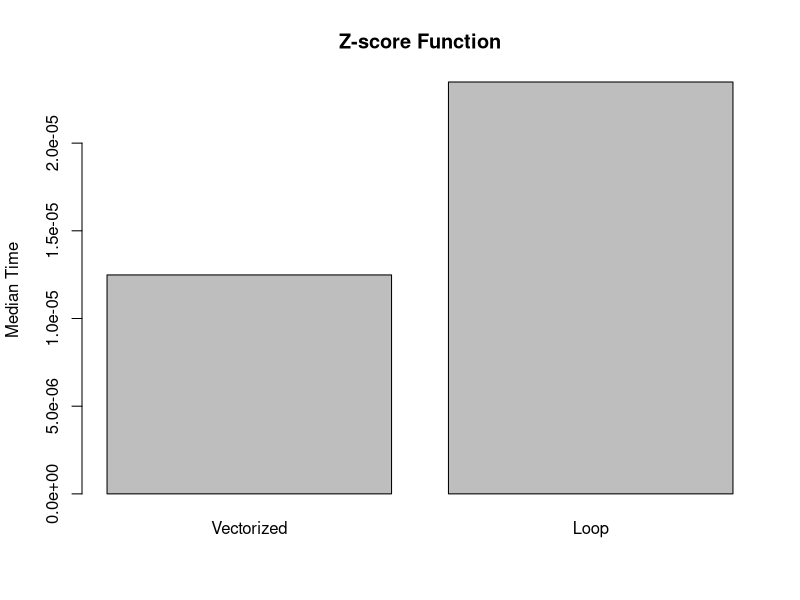
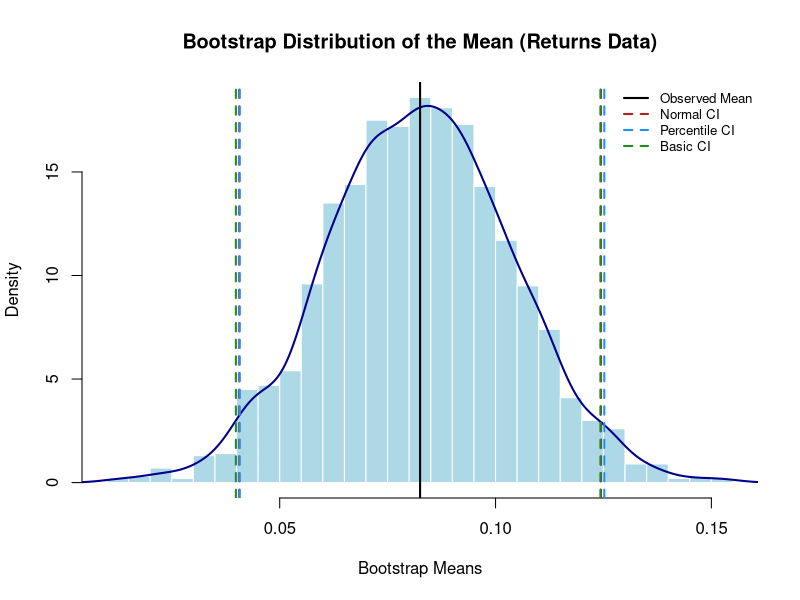
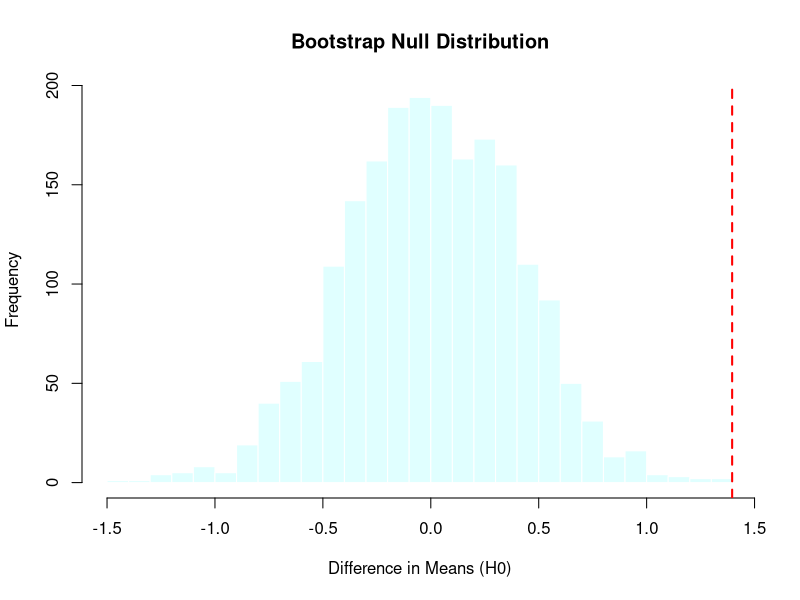

Reproduce these figures in R, in order.
## ---- chunk 1
vectorized_zscore <- function(x) {
  (x - mean(x, na.rm = TRUE)) / sd(x, na.rm = TRUE)
}

loop_zscore <- function(x) {
meanx=mean(x, na.rm = TRUE)
sdx=sd(x, na.rm = TRUE)
output = numeric(length(x))
for (i in seq_along(x)) {
  output[i] = (x[i] - meanx) / sdx
}
return(output)
}

library(bench)
library(tidyverse)
x=iris$Petal.Length
benchmark=bench::mark(
  vectorized = vectorized_zscore(x),
  loop = loop_zscore(x),
  iterations = 50
)
barplot(as.numeric(benchmark$median), names.arg = c("Vectorized", "Loop"), ylab = "Median Time", main = "Z-score Function")

chick = ChickWeight %>%
    group_by(Chick) %>%
    arrange(Time, .by_group = TRUE) %>%
    mutate(
    Growth.Rate = c(NA, diff(weight) / diff(Time))
  ) %>%
    summarize(
    Diet = first(Diet),
    Avg.Growth.Rate = mean(Growth.Rate, na.rm = TRUE),
    Max.Weight = max(weight, na.rm = TRUE),
    Weight.Gain.Percent = (max(weight, na.rm = TRUE) - first(weight)) / first(weight) * 100,
    .groups = "drop"
  ) %>%
    group_by(Diet) %>%
  summarize(
    Mean.Avg.Growth.Rate = mean(Avg.Growth.Rate, na.rm = TRUE),
    Mean.Max.Weight = mean(Max.Weight, na.rm = TRUE)
  )
chick
## ---- chunk 2
library(palmerpenguins)
penguin=split(penguins, penguins$species)
penguin=lapply(penguin, function(df) {
  attr(df, "sample_size") <- nrow(df)
  return(df)
})

num=penguins[,sapply(penguins, is.numeric)]
num_mean=lapply(num, mean, na.rm = TRUE)
map <- map_dbl(num, mean, na.rm = TRUE)

mean_species = tapply(penguins$body_mass_g, penguins$species, mean, na.rm = TRUE)
mean_combination = tapply(penguins$body_mass_g, list(penguins$species, penguins$sex), mean, na.rm = TRUE)

x <- c(1,1,1)
tracemem(x)
y <- x 
y[1] <- 6
untracemem(x)
## ---- chunk 3
n <- 100000
system.time({
  result_low <- NULL
  for (i in 1:n) {
    result_low <- c(result_low, i^2)
  }
})

system.time({
  result_hi = numeric(n) 
  for (i in 1:n) {
    result_hi[i] <- i^2
  }
})

## ---- chunk 4
A <- matrix(c(4, 2, 1, 5), nrow = 2)
B <- matrix(c(3, 1, 0, 2), nrow = 2)
C <- matrix(c(1, 3, 5, 2, 4, 6), nrow = 2)

A+B
## ---- chunk 5
A * B
## ---- chunk 6
A %*% B 
## ---- chunk 7
t(A) %*% C
## ---- chunk 8
solve(A)
## ---- chunk 9
is_symmetric <- function(X) {
  if (nrow(X) != ncol(X)) {
    stop("Input must be a Square Matrix")
  }
  isTRUE(all.equal(X, t(X)))
}
is_symmetric(A)
is_symmetric(B)
is_symmetric(t(A) %*% A)
## ---- chunk 10
M <- matrix(c(4, 2, 2, 3), nrow = 2)
ev=eigen(M)
evalue=ev$values
evector=ev$vectors

isTRUE(all.equal(as.vector(M %*% evector[, 1]), evalue[1] * evector[, 1]))

P <- evector
D <- diag(evalue)
M_hat <- P %*% D %*% solve(P)
all.equal(M, M_hat)
## ---- chunk 11
X <- matrix(c(3, 2, 2, 2, 3, -2, 2, -2, 3), nrow = 3)
#Compute the SVD of the matrix below. Create a rank-1 approximation, calculate the Frobenius norm of the difference, and explain what information is lost.
X_svd = svd(X)
rank1 = X_svd$u[, 1, drop = FALSE] %*% diag(X_svd$d[1], nrow = 1) %*% t(X_svd$v[, 1, drop = FALSE])
f_norm <- sqrt(sum((X - rank1)^2))
f_norm
## ---- chunk 12
set.seed(228)
n <- 100
x <- runif(n, -5, 5)
y <- 3 + 2 * x + rnorm(n, sd = 1)
X_mat <- cbind(1, x)
qrX <- qr(X_mat)
beta_qr <- backsolve(qr.R(qrX), qr.qty(qrX, y))
beta_lm <- coef(lm(y ~ x))
beta_qr
## ---- chunk 13
rosenbrock <- function(x) {
  x1 <- x[1]
  x2 <- x[2]
  return( (1 - x1)^2 + 100 * (x2 - x1^2)^2 )
}

rosenbrock_grad <- function(x) {
  x1 <- x[1]
  x2 <- x[2]
  grad_x1 <- -2 * (1 - x1) - 400 * x1 * (x2 - x1^2)
  grad_x2 <- 200 * (x2 - x1^2)
  return(c(grad_x1, grad_x2))
}

gradient_descent <- function(init, grad_fn, learning_rate, max_iter, tol) {
  x <- init
  iter_count <- max_iter 
  for (i in 1:max_iter) {
    grad <- grad_fn(x)
    grad_norm <- sqrt(sum(grad^2))
    if (grad_norm < tol) {
      iter_count <- i
      break
    }
    x <- x - learning_rate * grad
  }
  return(list(
    solution = x,
    function_value = rosenbrock(x), 
    iteration_count = iter_count
  ))
}

result <- gradient_descent(init = c(-1.2, 1.0), grad_fn = rosenbrock_grad, learning_rate = 0.001, max_iter = 10000, tol = 1e-6)
result
## ---- chunk 14
bfgs <- optim(
  par = c(-1.2, 1.0),
  fn = rosenbrock,
  gr = rosenbrock_grad,
  method = "BFGS",
  control = list(maxit = 10000, reltol = 1e-6)
)

nm <- optim(
  par = c(-1.2, 1.0),
  fn = rosenbrock,
  method = "Nelder-Mead",
  control = list(maxit = 10000, reltol = 1e-6)
)

comparison <- data.frame(
  Method = c("Gradient Descent", "BFGS", "Nelder-Mead"),
  Solution = I(list(result$solution, bfgs$par, nm$par)),
  Function_Value = c(result$function_value, bfgs$value, nm$value),
  Iteration_Count = c(result$iteration_count, bfgs$counts[1], nm$counts[1]),
  Function_Evaluations = c(result$iteration_count, bfgs$counts["function"], nm$counts["function"])
)
comparison
## ---- chunk 15
run_simulation <- function(n_samples, n_reps, dist_type) {

  results <- replicate(n_reps, {
    sample_data <- if (dist_type == "normal") {

      rnorm(n_samples, mean = 0, sd = 1)
      
    } else if (dist_type == "t") {
      rt(n_samples, df = 3)
      
    } else if (dist_type == "contaminated") {
      is_outlier <- runif(n_samples) < 0.1
      x <- rnorm(n_samples, 0, 1)
      x[is_outlier] <- rnorm(sum(is_outlier), 0, sqrt(10))
      x
      
    } else {
      stop("Error.")
    }

    c(mean = mean(sample_data),
      median = median(sample_data),
      trimmed_mean = mean(sample_data, trim = 0.1))
  })
  
  return(as.data.frame(t(results)))
}

set.seed(228) 
sample_size <- 30
replications <- 1000


normal <- run_simulation(sample_size, replications, "normal")
t_dist <- run_simulation(sample_size, replications, "t")
contaminated <- run_simulation(sample_size, replications, "contaminated")
calculate_metrics <- function(sim_df, dist_name) {
  metrics_matrix <- sapply(sim_df, function(estimator_values) {
    true_theta <- 0
    est_bias <- mean(estimator_values) - true_theta
    est_var <- var(estimator_values)
    est_mse <- mean((estimator_values - true_theta)^2)
    return(c(Bias = est_bias, Variance = est_var, MSE = est_mse))
  })
  
  performance_df <- as.data.frame(t(metrics_matrix))
  performance_df$Estimator <- rownames(performance_df)
  performance_df$Distribution <- dist_name
  return(performance_df)
}

summary <- rbind(
  calculate_metrics(normal, "Normal(0,1)"),
  calculate_metrics(t_dist, "t(df=3)"),
  calculate_metrics(contaminated, "Contaminated Normal")
)

print(summary)
## ---- chunk 16

set.seed(42)
returns <- rnorm(50, mean = 0.08, sd = 0.12)
returns <- returns + rexp(50, rate = 20) - 0.05

bootstrap_mean <- function(data, n_boot = 2000, ci_type = c("percentile", "basic", "normal")) {
  boot_dist <- replicate(n_boot, {
    resample <- sample(data, size = length(data), replace = TRUE)
    mean(resample)
  })

  theta_hat <- mean(data)
  se_boot <- sd(boot_dist)
  alpha <- 0.05
  ci_results <- list()
  if ("normal" %in% ci_type) {
    z_score <- qnorm(1 - alpha/2)
    ci_results$normal <- c(theta_hat - z_score * se_boot, theta_hat + z_score * se_boot)
  }
  if ("percentile" %in% ci_type) {
    ci_results$percentile <- quantile(boot_dist, probs = c(alpha/2, 1 - alpha/2))
  }

  if ("basic" %in% ci_type) {
    quants <- quantile(boot_dist, probs = c(alpha/2, 1 - alpha/2))
    ci_results$basic <- c(2 * theta_hat - quants[2], 2 * theta_hat - quants[1])
  }
  
  return(list(observed_mean = theta_hat, se = se_boot, ci = ci_results, dist = boot_dist))
}

boot <- bootstrap_mean(returns, n_boot = 2000, ci_type = c("percentile", "basic", "normal"))
ci_report <- data.frame(
  Method = c("Normal", "Percentile", "Basic"),
  Lower_Bound = c(boot$ci$normal[1], 
                  boot$ci$percentile[1], 
                  boot$ci$basic[1]),
  Upper_Bound = c(boot$ci$normal[2], 
                  boot$ci$percentile[2], 
                  boot$ci$basic[2])
)

cat("Observed Statistics\n")
cat("Observed Mean:", round(boot$observed_mean, 4), "\n")
cat("Bootstrap SE:", round(boot$se, 4), "\n\n")

cat("95% CI\n")
print(ci_report)

hist(boot$dist, 
     breaks = 40, 
     col = "lightblue", 
     border = "white",
     main = "Bootstrap Distribution of the Mean (Returns Data)", 
     xlab = "Bootstrap Means",
     prob = TRUE)

lines(density(boot$dist), col = "darkblue", lwd = 2)
abline(v = boot$observed_mean, col = "black", lwd = 2)
ci_types <- names(boot$ci)
ci_colors <- c("firebrick", "dodgerblue", "forestgreen")

for (i in seq_along(ci_types)) {
  abline(v = boot$ci[[i]], col = ci_colors[i], lty = 2, lwd = 2)
}
legend("topright", 
       legend = c("Observed Mean", "Normal CI", "Percentile CI", "Basic CI"),
       col = c("black", ci_colors), 
       lty = c(1, 2, 2, 2), 
       lwd = 2, 
       bty = "n",
       cex = 0.8)
## ---- chunk 17
set.seed(123)
control <- rnorm(40, mean = 10, sd = 2)
treatment <- rnorm(40, mean = 11.5, sd = 2)
bootstrap_ttest <- function(group1, group2, n_boot = 2000) {
  obs_diff <- mean(group2) - mean(group1)
  
  combined_mean <- mean(c(group1, group2))
  g1_null <- group1 - mean(group1) + combined_mean
  g2_null <- group2 - mean(group2) + combined_mean
  
  set.seed(228) 
  null_dist <- replicate(n_boot, {
    s1 <- sample(g1_null, size = length(g1_null), replace = TRUE)
    s2 <- sample(g2_null, size = length(g2_null), replace = TRUE)
    mean(s2) - mean(s1)
  })
  
  p_val <- mean(abs(null_dist) >= abs(obs_diff))
  return(list(obs_diff = obs_diff, p_value = p_val, null_dist = null_dist))
}
test <- bootstrap_ttest(control, treatment, n_boot = 2000)
hist(test$null_dist, breaks = 30, col = "lightcyan", border = "white",
     main = "Bootstrap Null Distribution", xlab = "Difference in Means (H0)")
abline(v = test$obs_diff, col = "red", lwd = 2, lty = 2)

standard <- t.test(control, treatment)
cat("Bootstrap P-value:", test$p_value, "\n")
cat("Standard T-test P-value:", standard$p.value, "\n")
